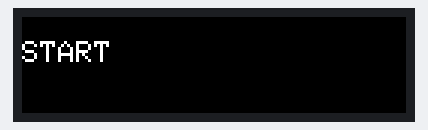
The sketch below on a simulated ESP32. On the bench: 128×32 colour display. What the sketch prints to the serial monitor is not drawn.

Above: at 1.15 s.
At 5.4 s:
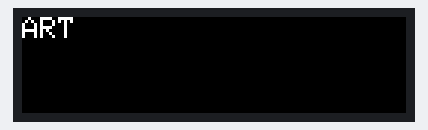
At 9.62 s:
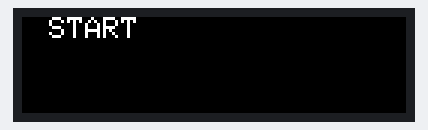
At 19.64 s:
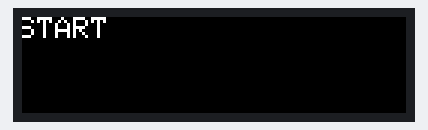
At 28.75 s:
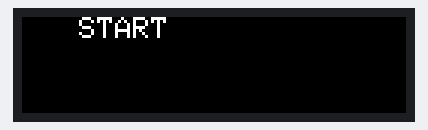
At 39.38 s:
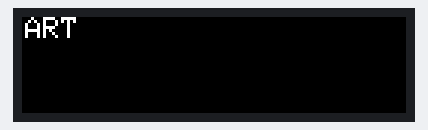

The sketch:

sketch_may25b.ino
```cpp
#include <ESP32-HUB75-MatrixPanel-I2S-DMA.h>

#define R1_PIN 23
#define G1_PIN 21
#define B1_PIN 22
#define R2_PIN 4
#define G2_PIN 19
#define B2_PIN 15

#define A_PIN 5
#define B_PIN 33
#define C_PIN 18
#define D_PIN 17
#define E_PIN 16

#define LAT_PIN 32
#define OE_PIN 25
#define CLK_PIN 26

#define PANEL_RES_X 32  // Width of each panel module in pixels
#define PANEL_RES_Y 32  // Height of each panel module in pixels
#define PANEL_CHAIN 4   // Number of panels chained together

MatrixPanel_I2S_DMA *dma_display = nullptr;

void setup() {
  Serial.begin(115200);
  Serial.println("Start");
  delay(1000);

  // Define pin configuration for HUB75 panels
  HUB75_I2S_CFG::i2s_pins _pins = {R1_PIN, G1_PIN, B1_PIN, R2_PIN, G2_PIN, B2_PIN, A_PIN, B_PIN, C_PIN, D_PIN, E_PIN, LAT_PIN, OE_PIN, CLK_PIN};

  // Create configuration object for the panels
  HUB75_I2S_CFG mxconfig(PANEL_RES_X, PANEL_RES_Y, PANEL_CHAIN, _pins);

  // Set I2S clock speed
  mxconfig.i2sspeed = HUB75_I2S_CFG::HZ_10M;

  // Initialize the DMA driven display
  dma_display = new MatrixPanel_I2S_DMA(mxconfig);
  dma_display->begin();
  dma_display->setBrightness8(35); // Set brightness (0-255)

  dma_display->clearScreen(); // Clear the screen initially
}

void loop() {
  String text = "START"; // Text to display
  int textWidth = text.length() * 6; // Width of the text in pixels

  int startX = PANEL_CHAIN * PANEL_RES_X; // Start text off-screen on the right

  while (true) {
    dma_display->clearScreen(); // Clear the screen for each frame

    int panelStartX = startX;

    // Draw the text
    dma_display->setCursor(panelStartX, 0);
    dma_display->setTextColor(dma_display->color565(255, 255, 255)); // White text color
    dma_display->setTextSize(1);
    dma_display->print(text);

    startX -= 1; // Update position for the next frame

    // Reset position if text has fully scrolled off the left edge
    if (panelStartX < -textWidth) {
      startX = PANEL_CHAIN * PANEL_RES_X;
    }

    delay(30); // Delay to control scrolling speed
  }
}
```
